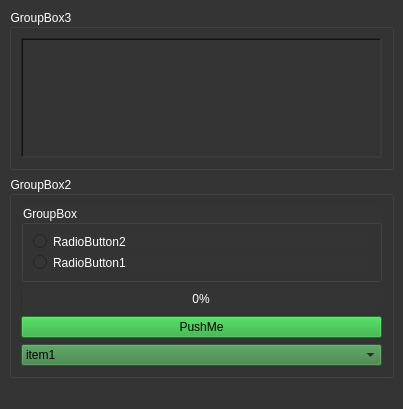
<?xml version="1.0" encoding="UTF-8"?>
<ui version="4.0">
 <class>MainWindow</class>
 <widget class="QMainWindow" name="MainWindow">
  <property name="geometry">
   <rect>
    <x>0</x>
    <y>0</y>
    <width>403</width>
    <height>409</height>
   </rect>
  </property>
  <property name="windowTitle">
   <string>MainWindow</string>
  </property>
  <property name="windowIcon">
   <iconset theme="battery">
    <normaloff>.</normaloff>.</iconset>
  </property>
  <property name="styleSheet">
   <string notr="true">background-color: rgb(52, 52, 52);
selection-color: rgb(74, 190, 87);</string>
  </property>
  <widget class="QWidget" name="centralwidget">
   <layout class="QVBoxLayout" name="verticalLayout">
    <item>
     <widget class="QGroupBox" name="groupBox_3">
      <property name="styleSheet">
       <string notr="true">color: rgb(255, 255, 255);</string>
      </property>
      <property name="title">
       <string>GroupBox3</string>
      </property>
      <layout class="QVBoxLayout" name="verticalLayout_4">
       <item>
        <widget class="QLabel" name="imageLabel">
         <property name="layoutDirection">
          <enum>Qt::LeftToRight</enum>
         </property>
         <property name="autoFillBackground">
          <bool>false</bool>
         </property>
         <property name="frameShape">
          <enum>QFrame::WinPanel</enum>
         </property>
         <property name="frameShadow">
          <enum>QFrame::Sunken</enum>
         </property>
         <property name="text">
          <string/>
         </property>
         <property name="pixmap">
          <pixmap>QTIcon.jpg</pixmap>
         </property>
         <property name="scaledContents">
          <bool>false</bool>
         </property>
         <property name="alignment">
          <set>Qt::AlignCenter</set>
         </property>
        </widget>
       </item>
      </layout>
     </widget>
    </item>
    <item>
     <widget class="QGroupBox" name="groupBox_2">
      <property name="styleSheet">
       <string notr="true">color: rgb(255, 255, 255);
border-color: rgb(74, 191, 88);</string>
      </property>
      <property name="title">
       <string>GroupBox2</string>
      </property>
      <layout class="QVBoxLayout" name="verticalLayout_2">
       <item>
        <widget class="QGroupBox" name="groupBox">
         <property name="layoutDirection">
          <enum>Qt::LeftToRight</enum>
         </property>
         <property name="styleSheet">
          <string notr="true">border-color: rgb(76, 197, 91);
color: rgb(255, 255, 255);</string>
         </property>
         <property name="title">
          <string>GroupBox</string>
         </property>
         <property name="alignment">
          <set>Qt::AlignLeading|Qt::AlignLeft|Qt::AlignVCenter</set>
         </property>
         <layout class="QVBoxLayout" name="verticalLayout_3">
          <item>
           <widget class="QRadioButton" name="radioButton2">
            <property name="whatsThis">
             <string>&lt;html&gt;&lt;head/&gt;&lt;body&gt;&lt;p&gt;RadioButton&lt;/p&gt;&lt;/body&gt;&lt;/html&gt;</string>
            </property>
            <property name="layoutDirection">
             <enum>Qt::LeftToRight</enum>
            </property>
            <property name="styleSheet">
             <string notr="true">color: rgb(255, 255, 255);</string>
            </property>
            <property name="text">
             <string>RadioButton2</string>
            </property>
           </widget>
          </item>
          <item>
           <widget class="QRadioButton" name="radioButton1">
            <property name="styleSheet">
             <string notr="true">color: rgb(255, 255, 255);</string>
            </property>
            <property name="text">
             <string>RadioButton1</string>
            </property>
           </widget>
          </item>
         </layout>
        </widget>
       </item>
       <item>
        <widget class="QProgressBar" name="progressBar">
         <property name="styleSheet">
          <string notr="true"/>
         </property>
         <property name="maximum">
          <number>100</number>
         </property>
         <property name="value">
          <number>0</number>
         </property>
         <property name="alignment">
          <set>Qt::AlignCenter</set>
         </property>
        </widget>
       </item>
       <item>
        <widget class="QPushButton" name="pushButton">
         <property name="styleSheet">
          <string notr="true">background-color: rgb(31, 168, 49);
color: rgb(0, 0, 0);</string>
         </property>
         <property name="text">
          <string>PushMe</string>
         </property>
         <property name="icon">
          <iconset theme="appointment-new">
           <normaloff>.</normaloff>.</iconset>
         </property>
         <property name="checkable">
          <bool>true</bool>
         </property>
        </widget>
       </item>
       <item>
        <widget class="QComboBox" name="comboBox">
         <property name="styleSheet">
          <string notr="true">background-color: rgb(54, 124, 61);
color: rgb(0, 0, 0);</string>
         </property>
         <item>
          <property name="text">
           <string>item1</string>
          </property>
         </item>
         <item>
          <property name="text">
           <string>item2</string>
          </property>
         </item>
         <item>
          <property name="text">
           <string>item3</string>
          </property>
         </item>
         <item>
          <property name="text">
           <string>item4</string>
          </property>
         </item>
         <item>
          <property name="text">
           <string>item5</string>
          </property>
         </item>
         <item>
          <property name="text">
           <string>item6</string>
          </property>
         </item>
        </widget>
       </item>
      </layout>
     </widget>
    </item>
   </layout>
  </widget>
  <widget class="QMenuBar" name="menubar">
   <property name="geometry">
    <rect>
     <x>0</x>
     <y>0</y>
     <width>403</width>
     <height>21</height>
    </rect>
   </property>
  </widget>
  <widget class="QStatusBar" name="statusbar"/>
 </widget>
 <tabstops>
  <tabstop>radioButton1</tabstop>
  <tabstop>radioButton2</tabstop>
 </tabstops>
 <resources/>
 <connections/>
</ui>
